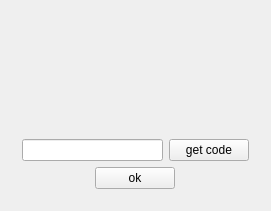
<?xml version="1.0" encoding="UTF-8"?>
<ui version="4.0">
 <class>HFChangePhoneView</class>
 <widget class="QWidget" name="HFChangePhoneView">
  <property name="geometry">
   <rect>
    <x>0</x>
    <y>0</y>
    <width>271</width>
    <height>211</height>
   </rect>
  </property>
  <property name="windowTitle">
   <string>HFChangePhoneView</string>
  </property>
  <layout class="QVBoxLayout" name="verticalLayout_2">
   <property name="topMargin">
    <number>44</number>
   </property>
   <item>
    <widget class="QStackedWidget" name="stackedWidget">
     <property name="currentIndex">
      <number>0</number>
     </property>
     <widget class="QWidget" name="page_verify">
      <layout class="QVBoxLayout" name="verticalLayout_3">
       <item>
        <widget class="QLabel" name="label_title">
         <property name="text">
          <string/>
         </property>
         <property name="alignment">
          <set>Qt::AlignCenter</set>
         </property>
        </widget>
       </item>
       <item>
        <layout class="QHBoxLayout" name="horizontalLayout">
         <item>
          <widget class="QLineEdit" name="lineEdit_code"/>
         </item>
         <item>
          <widget class="QPushButton" name="btn_get_code">
           <property name="text">
            <string>get code</string>
           </property>
          </widget>
         </item>
        </layout>
       </item>
       <item alignment="Qt::AlignHCenter">
        <widget class="QPushButton" name="btn_ok">
         <property name="text">
          <string>ok</string>
         </property>
        </widget>
       </item>
      </layout>
     </widget>
     <widget class="QWidget" name="page_bind_new">
      <layout class="QVBoxLayout" name="verticalLayout_4">
       <item>
        <layout class="QFormLayout" name="formLayout_2">
         <item row="0" column="0">
          <widget class="QLabel" name="label">
           <property name="text">
            <string>new phone</string>
           </property>
          </widget>
         </item>
         <item row="0" column="1">
          <widget class="QLineEdit" name="lineEdit_phone"/>
         </item>
         <item row="1" column="0">
          <widget class="QLabel" name="label_2">
           <property name="text">
            <string>verify code</string>
           </property>
          </widget>
         </item>
         <item row="1" column="1">
          <layout class="QHBoxLayout" name="horizontalLayout_2">
           <item>
            <widget class="QLineEdit" name="lineEdit"/>
           </item>
           <item>
            <widget class="QPushButton" name="btn_get_new_code">
             <property name="text">
              <string>get code</string>
             </property>
            </widget>
           </item>
          </layout>
         </item>
        </layout>
       </item>
       <item alignment="Qt::AlignHCenter">
        <widget class="QPushButton" name="btn_bind">
         <property name="text">
          <string>bind</string>
         </property>
        </widget>
       </item>
      </layout>
     </widget>
    </widget>
   </item>
  </layout>
 </widget>
 <layoutdefault spacing="6" margin="11"/>
 <resources/>
 <connections/>
</ui>
